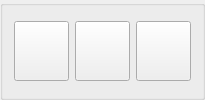
              <widget class="QGroupBox" name="inputGroupBox">
               <property name="styleSheet">
                <string notr="true">#inputGroupBox{
background-color: rgba(48,148,243,0);
border: 0px solid #42adff;
border-left: 0px solid #d9d9d9;
border-right: 0px solid rgba(29, 83, 185, 255);
border-radius:0px;}</string>
               </property>
               <layout class="QHBoxLayout" name="horizontalLayout_14">
                <item>
                 <widget class="PushButton" name="fileButton">
                  <property name="minimumSize">
                   <size>
                    <width>55</width>
                    <height>30</height>
                   </size>
                  </property>
                  <property name="maximumSize">
                   <size>
                    <width>55</width>
                    <height>60</height>
                   </size>
                  </property>
                  <property name="styleSheet">
                   <string notr="true">PushButton, ToolButton, ToggleButton {
    color: black;
    background: rgba(223, 223, 223, 0);
    border: 1px solid rgba(0, 0, 0, 0.073);
    border-bottom: 1px solid rgba(0, 0, 0, 0.183);
    border-radius: 5px;
    /* font: 14px 'Segoe UI', 'Microsoft YaHei';
	text-align: center center;*/
    padding: 2px 0px 8px 12px;
    outline: none;
}

ToolButton {
    padding: 5px 9px 6px 8px;
}

PushButton[hasIcon=false] {
    padding: 5px 12px 6px 12px;
}

PushButton[hasIcon=true] {
    /*padding: 5px 12px 6px 36px;*/
}

DropDownToolButton, PrimaryDropDownToolButton {
    padding: 5px 31px 6px 8px;
}

DropDownPushButton[hasIcon=false],
PrimaryDropDownPushButton[hasIcon=false] {
    padding: 5px 31px 6px 12px;
}

DropDownPushButton[hasIcon=true],
PrimaryDropDownPushButton[hasIcon=true] {
    padding: 5px 31px 6px 36px;
}

PushButton:hover, ToolButton:hover, ToggleButton:hover {
    background: rgba(249, 249, 249, 0.5);
}

PushButton:pressed, ToolButton:pressed, ToggleButton:pressed {
    color: rgba(0, 0, 0, 0.63);
    background: rgba(249, 249, 249, 0.3);
    border-bottom: 1px solid rgba(0, 0, 0, 0.073);
}

PushButton:disabled, ToolButton:disabled, ToggleButton:disabled {
    color: rgba(0, 0, 0, 0.36);
    background: rgba(249, 249, 249, 0.3);
    border: 1px solid rgba(0, 0, 0, 0.06);
    border-bottom: 1px solid rgba(0, 0, 0, 0.06);
}


PrimaryPushButton,
PrimaryToolButton,
ToggleButton:checked {
    color: white;
    background-color: #009faa;
    border: 1px solid #00a7b3;
    border-bottom: 1px solid #007780;
}

PrimaryPushButton:hover,
PrimaryToolButton:hover,
ToggleButton:checked:hover {
    background-color: #00a7b3;
    border: 1px solid #2daab3;
    border-bottom: 1px solid #007780;
}

PrimaryPushButton:pressed,
PrimaryToolButton:pressed,
ToggleButton:checked:pressed {
    color: rgba(255, 255, 255, 0.63);
    background-color: #3eabb3;
    border: 1px solid #3eabb3;
}

PrimaryPushButton:disabled,
PrimaryToolButton:disabled,
ToggleButton:checked:disabled {
    color: rgba(255, 255, 255, 0.9);
    background-color: rgb(205, 205, 205);
    border: 1px solid rgb(205, 205, 205);
}

SplitDropButton,
PrimarySplitDropButton {
    border-left: none;
    border-top-left-radius: 0;
    border-bottom-left-radius: 0;
}

#splitPushButton,
#splitToolButton,
#primarySplitPushButton,
#primarySplitToolButton {
    border-top-right-radius: 0;
    border-bottom-right-radius: 0;
}

#splitPushButton:pressed,
#splitToolButton:pressed,
SplitDropButton:pressed {
    border-bottom: 1px solid rgba(0, 0, 0, 0.183);
}

PrimarySplitDropButton:pressed {
    border-bottom: 1px solid #007780;
}

#primarySplitPushButton, #primarySplitToolButton {
    border-right: 1px solid #3eabb3;
}

#primarySplitPushButton:pressed, #primarySplitToolButton:pressed {
    border-bottom: 1px solid #007780;
}

HyperlinkButton {
    /* font: 14px 'Segoe UI', 'Microsoft YaHei'; */
    padding: 6px 12px 6px 12px;
    color: #009faa;
    border: none;
    border-radius: 6px;
    background-color: transparent;
}

HyperlinkButton:hover {
    background-color: rgba(0, 0, 0, 15);
}

HyperlinkButton:pressed {
    background-color: rgba(0, 0, 0, 7);
}

HyperlinkButton:disabled {
    color: rgba(0, 0, 0, 0.43)
}


RadioButton {
    min-height: 24px;
    max-height: 24px;
    background-color: transparent;
    font: 14px 'Segoe UI', 'Microsoft YaHei';
    color: black;
}

RadioButton::indicator {
    width: 18px;
    height: 18px;
    border-radius: 11px;
    border: 2px solid #999999;
    background-color: rgba(0, 0, 0, 5);
    margin-right: 4px;
}

RadioButton::indicator:hover {
    background-color: rgba(0, 0, 0, 0);
}

RadioButton::indicator:pressed {
    border: 2px solid #bbbbbb;
    background-color: qradialgradient(spread:pad, cx:0.5, cy:0.5, radius:0.5, fx:0.5, fy:0.5,
            stop:0 rgb(255, 255, 255),
            stop:0.5 rgb(255, 255, 255),
            stop:0.6 rgb(225, 224, 223),
            stop:1 rgb(225, 224, 223));
}

RadioButton::indicator:checked {
    height: 22px;
    width: 22px;
    border: none;
    border-radius: 11px;
    background-color: qradialgradient(spread:pad, cx:0.5, cy:0.5, radius:0.5, fx:0.5, fy:0.5,
            stop:0 rgb(255, 255, 255),
            stop:0.5 rgb(255, 255, 255),
            stop:0.6 #009faa,
            stop:1 #009faa);
}

RadioButton::indicator:checked:hover {
    background-color: qradialgradient(spread:pad, cx:0.5, cy:0.5, radius:0.5, fx:0.5, fy:0.5,
            stop:0 rgb(255, 255, 255),
            stop:0.6 rgb(255, 255, 255),
            stop:0.7 #009faa,
            stop:1 #009faa);
}

RadioButton::indicator:checked:pressed {
    background-color: qradialgradient(spread:pad, cx:0.5, cy:0.5, radius:0.5, fx:0.5, fy:0.5,
            stop:0 rgb(255, 255, 255),
            stop:0.5 rgb(255, 255, 255),
            stop:0.6 #009faa,
            stop:1 #009faa);
}

RadioButton:disabled {
    color: rgba(0, 0, 0, 110);
}

RadioButton::indicator:disabled {
    border: 2px solid #bbbbbb;
    background-color: rgba(0, 0, 0, 0);
}

TransparentToolButton {
    background-color: transparent;
    border: none;
    border-radius: 4px;
    margin: 0;
}

TransparentToolButton:hover {
    background-color: rgba(0, 0, 0, 9);
    border: none;
}

TransparentToolButton:pressed {
    background-color: rgba(0, 0, 0, 6);
    border: none;
}

TransparentToolButton:disabled {
    background-color: transparent;
    border: none;
}
</string>
                  </property>
                  <property name="text">
                   <string/>
                  </property>
                  <property name="icon">
                   <iconset resource="../apprcc.qrc">
                    <normaloff>:/img/icon/打开.png</normaloff>:/img/icon/打开.png</iconset>
                  </property>
                  <property name="iconSize">
                   <size>
                    <width>25</width>
                    <height>25</height>
                   </size>
                  </property>
                 </widget>
                </item>
                <item>
                 <widget class="PushButton" name="cameraButton">
                  <property name="minimumSize">
                   <size>
                    <width>55</width>
                    <height>30</height>
                   </size>
                  </property>
                  <property name="maximumSize">
                   <size>
                    <width>55</width>
                    <height>60</height>
                   </size>
                  </property>
                  <property name="styleSheet">
                   <string notr="true">PushButton, ToolButton, ToggleButton {
    color: black;
    background: rgba(223, 223, 223, 0);
    border: 1px solid rgba(0, 0, 0, 0.073);
    border-bottom: 1px solid rgba(0, 0, 0, 0.183);
    border-radius: 5px;
    /* font: 14px 'Segoe UI', 'Microsoft YaHei'; */
    padding: 2px 0px 8px 12px;
    outline: none;
}

ToolButton {
    padding: 5px 9px 6px 8px;
}

PushButton[hasIcon=false] {
    padding: 5px 12px 6px 12px;
}

PushButton[hasIcon=true] {
    /*padding: 5px 12px 6px 36px;*/
}

DropDownToolButton, PrimaryDropDownToolButton {
    padding: 5px 31px 6px 8px;
}

DropDownPushButton[hasIcon=false],
PrimaryDropDownPushButton[hasIcon=false] {
    padding: 5px 31px 6px 12px;
}

DropDownPushButton[hasIcon=true],
PrimaryDropDownPushButton[hasIcon=true] {
    padding: 5px 31px 6px 36px;
}

PushButton:hover, ToolButton:hover, ToggleButton:hover {
    background: rgba(249, 249, 249, 0.5);
}

PushButton:pressed, ToolButton:pressed, ToggleButton:pressed {
    color: rgba(0, 0, 0, 0.63);
    background: rgba(249, 249, 249, 0.3);
    border-bottom: 1px solid rgba(0, 0, 0, 0.073);
}

PushButton:disabled, ToolButton:disabled, ToggleButton:disabled {
    color: rgba(0, 0, 0, 0.36);
    background: rgba(249, 249, 249, 0.3);
    border: 1px solid rgba(0, 0, 0, 0.06);
    border-bottom: 1px solid rgba(0, 0, 0, 0.06);
}


PrimaryPushButton,
PrimaryToolButton,
ToggleButton:checked {
    color: white;
    background-color: #009faa;
    border: 1px solid #00a7b3;
    border-bottom: 1px solid #007780;
}

PrimaryPushButton:hover,
PrimaryToolButton:hover,
ToggleButton:checked:hover {
    background-color: #00a7b3;
    border: 1px solid #2daab3;
    border-bottom: 1px solid #007780;
}

PrimaryPushButton:pressed,
PrimaryToolButton:pressed,
ToggleButton:checked:pressed {
    color: rgba(255, 255, 255, 0.63);
    background-color: #3eabb3;
    border: 1px solid #3eabb3;
}

PrimaryPushButton:disabled,
PrimaryToolButton:disabled,
ToggleButton:checked:disabled {
    color: rgba(255, 255, 255, 0.9);
    background-color: rgb(205, 205, 205);
    border: 1px solid rgb(205, 205, 205);
}

SplitDropButton,
PrimarySplitDropButton {
    border-left: none;
    border-top-left-radius: 0;
    border-bottom-left-radius: 0;
}

#splitPushButton,
#splitToolButton,
#primarySplitPushButton,
#primarySplitToolButton {
    border-top-right-radius: 0;
    border-bottom-right-radius: 0;
}

#splitPushButton:pressed,
#splitToolButton:pressed,
SplitDropButton:pressed {
    border-bottom: 1px solid rgba(0, 0, 0, 0.183);
}

PrimarySplitDropButton:pressed {
    border-bottom: 1px solid #007780;
}

#primarySplitPushButton, #primarySplitToolButton {
    border-right: 1px solid #3eabb3;
}

#primarySplitPushButton:pressed, #primarySplitToolButton:pressed {
    border-bottom: 1px solid #007780;
}

HyperlinkButton {
    /* font: 14px 'Segoe UI', 'Microsoft YaHei'; */
    padding: 6px 12px 6px 12px;
    color: #009faa;
    border: none;
    border-radius: 6px;
    background-color: transparent;
}

HyperlinkButton:hover {
    background-color: rgba(0, 0, 0, 15);
}

HyperlinkButton:pressed {
    background-color: rgba(0, 0, 0, 7);
}

HyperlinkButton:disabled {
    color: rgba(0, 0, 0, 0.43)
}


RadioButton {
    min-height: 24px;
    max-height: 24px;
    background-color: transparent;
    font: 14px 'Segoe UI', 'Microsoft YaHei';
    color: black;
}

RadioButton::indicator {
    width: 18px;
    height: 18px;
    border-radius: 11px;
    border: 2px solid #999999;
    background-color: rgba(0, 0, 0, 5);
    margin-right: 4px;
}

RadioButton::indicator:hover {
    background-color: rgba(0, 0, 0, 0);
}

RadioButton::indicator:pressed {
    border: 2px solid #bbbbbb;
    background-color: qradialgradient(spread:pad, cx:0.5, cy:0.5, radius:0.5, fx:0.5, fy:0.5,
            stop:0 rgb(255, 255, 255),
            stop:0.5 rgb(255, 255, 255),
            stop:0.6 rgb(225, 224, 223),
            stop:1 rgb(225, 224, 223));
}

RadioButton::indicator:checked {
    height: 22px;
    width: 22px;
    border: none;
    border-radius: 11px;
    background-color: qradialgradient(spread:pad, cx:0.5, cy:0.5, radius:0.5, fx:0.5, fy:0.5,
            stop:0 rgb(255, 255, 255),
            stop:0.5 rgb(255, 255, 255),
            stop:0.6 #009faa,
            stop:1 #009faa);
}

RadioButton::indicator:checked:hover {
    background-color: qradialgradient(spread:pad, cx:0.5, cy:0.5, radius:0.5, fx:0.5, fy:0.5,
            stop:0 rgb(255, 255, 255),
            stop:0.6 rgb(255, 255, 255),
            stop:0.7 #009faa,
            stop:1 #009faa);
}

RadioButton::indicator:checked:pressed {
    background-color: qradialgradient(spread:pad, cx:0.5, cy:0.5, radius:0.5, fx:0.5, fy:0.5,
            stop:0 rgb(255, 255, 255),
            stop:0.5 rgb(255, 255, 255),
            stop:0.6 #009faa,
            stop:1 #009faa);
}

RadioButton:disabled {
    color: rgba(0, 0, 0, 110);
}

RadioButton::indicator:disabled {
    border: 2px solid #bbbbbb;
    background-color: rgba(0, 0, 0, 0);
}

TransparentToolButton {
    background-color: transparent;
    border: none;
    border-radius: 4px;
    margin: 0;
}

TransparentToolButton:hover {
    background-color: rgba(0, 0, 0, 9);
    border: none;
}

TransparentToolButton:pressed {
    background-color: rgba(0, 0, 0, 6);
    border: none;
}

TransparentToolButton:disabled {
    background-color: transparent;
    border: none;
}
</string>
                  </property>
                  <property name="text">
                   <string/>
                  </property>
                  <property name="icon">
                   <iconset resource="../apprcc.qrc">
                    <normaloff>:/img/icon/摄像头开.png</normaloff>:/img/icon/摄像头开.png</iconset>
                  </property>
                  <property name="iconSize">
                   <size>
                    <width>25</width>
                    <height>25</height>
                   </size>
                  </property>
                 </widget>
                </item>
                <item>
                 <widget class="PushButton" name="vedioButton">
                  <property name="minimumSize">
                   <size>
                    <width>55</width>
                    <height>30</height>
                   </size>
                  </property>
                  <property name="maximumSize">
                   <size>
                    <width>55</width>
                    <height>60</height>
                   </size>
                  </property>
                  <property name="styleSheet">
                   <string notr="true">PushButton, ToolButton, ToggleButton {
    color: black;
    background: rgba(223, 223, 223, 0);
    border: 1px solid rgba(0, 0, 0, 0.073);
    border-bottom: 1px solid rgba(0, 0, 0, 0.183);
    border-radius: 5px;
    /* font: 14px 'Segoe UI', 'Microsoft YaHei'; */
    padding: 2px 2px 8px 12px;
    outline: none;
}

ToolButton {
    padding: 5px 9px 6px 8px;
}

PushButton[hasIcon=false] {
    padding: 5px 12px 6px 12px;
}

PushButton[hasIcon=true] {
    /*padding: 5px 12px 6px 36px;*/
}

DropDownToolButton, PrimaryDropDownToolButton {
    padding: 5px 31px 6px 8px;
}

DropDownPushButton[hasIcon=false],
PrimaryDropDownPushButton[hasIcon=false] {
    padding: 5px 31px 6px 12px;
}

DropDownPushButton[hasIcon=true],
PrimaryDropDownPushButton[hasIcon=true] {
    padding: 5px 31px 6px 36px;
}

PushButton:hover, ToolButton:hover, ToggleButton:hover {
    background: rgba(249, 249, 249, 0.5);
}

PushButton:pressed, ToolButton:pressed, ToggleButton:pressed {
    color: rgba(0, 0, 0, 0.63);
    background: rgba(249, 249, 249, 0.3);
    border-bottom: 1px solid rgba(0, 0, 0, 0.073);
}

PushButton:disabled, ToolButton:disabled, ToggleButton:disabled {
    color: rgba(0, 0, 0, 0.36);
    background: rgba(249, 249, 249, 0.3);
    border: 1px solid rgba(0, 0, 0, 0.06);
    border-bottom: 1px solid rgba(0, 0, 0, 0.06);
}


PrimaryPushButton,
PrimaryToolButton,
ToggleButton:checked {
    color: white;
    background-color: #009faa;
    border: 1px solid #00a7b3;
    border-bottom: 1px solid #007780;
}

PrimaryPushButton:hover,
PrimaryToolButton:hover,
ToggleButton:checked:hover {
    background-color: #00a7b3;
    border: 1px solid #2daab3;
    border-bottom: 1px solid #007780;
}

PrimaryPushButton:pressed,
PrimaryToolButton:pressed,
ToggleButton:checked:pressed {
    color: rgba(255, 255, 255, 0.63);
    background-color: #3eabb3;
    border: 1px solid #3eabb3;
}

PrimaryPushButton:disabled,
PrimaryToolButton:disabled,
ToggleButton:checked:disabled {
    color: rgba(255, 255, 255, 0.9);
    background-color: rgb(205, 205, 205);
    border: 1px solid rgb(205, 205, 205);
}

SplitDropButton,
PrimarySplitDropButton {
    border-left: none;
    border-top-left-radius: 0;
    border-bottom-left-radius: 0;
}

#splitPushButton,
#splitToolButton,
#primarySplitPushButton,
#primarySplitToolButton {
    border-top-right-radius: 0;
    border-bottom-right-radius: 0;
}

#splitPushButton:pressed,
#splitToolButton:pressed,
SplitDropButton:pressed {
    border-bottom: 1px solid rgba(0, 0, 0, 0.183);
}

PrimarySplitDropButton:pressed {
    border-bottom: 1px solid #007780;
}

#primarySplitPushButton, #primarySplitToolButton {
    border-right: 1px solid #3eabb3;
}

#primarySplitPushButton:pressed, #primarySplitToolButton:pressed {
    border-bottom: 1px solid #007780;
}

HyperlinkButton {
    /* font: 14px 'Segoe UI', 'Microsoft YaHei'; */
    padding: 6px 12px 6px 12px;
    color: #009faa;
    border: none;
    border-radius: 6px;
    background-color: transparent;
}

HyperlinkButton:hover {
    background-color: rgba(0, 0, 0, 15);
}

HyperlinkButton:pressed {
    background-color: rgba(0, 0, 0, 7);
}

HyperlinkButton:disabled {
    color: rgba(0, 0, 0, 0.43)
}


RadioButton {
    min-height: 24px;
    max-height: 24px;
    background-color: transparent;
    font: 14px 'Segoe UI', 'Microsoft YaHei';
    color: black;
}

RadioButton::indicator {
    width: 18px;
    height: 18px;
    border-radius: 11px;
    border: 2px solid #999999;
    background-color: rgba(0, 0, 0, 5);
    margin-right: 4px;
}

RadioButton::indicator:hover {
    background-color: rgba(0, 0, 0, 0);
}

RadioButton::indicator:pressed {
    border: 2px solid #bbbbbb;
    background-color: qradialgradient(spread:pad, cx:0.5, cy:0.5, radius:0.5, fx:0.5, fy:0.5,
            stop:0 rgb(255, 255, 255),
            stop:0.5 rgb(255, 255, 255),
            stop:0.6 rgb(225, 224, 223),
            stop:1 rgb(225, 224, 223));
}

RadioButton::indicator:checked {
    height: 22px;
    width: 22px;
    border: none;
    border-radius: 11px;
    background-color: qradialgradient(spread:pad, cx:0.5, cy:0.5, radius:0.5, fx:0.5, fy:0.5,
            stop:0 rgb(255, 255, 255),
            stop:0.5 rgb(255, 255, 255),
            stop:0.6 #009faa,
            stop:1 #009faa);
}

RadioButton::indicator:checked:hover {
    background-color: qradialgradient(spread:pad, cx:0.5, cy:0.5, radius:0.5, fx:0.5, fy:0.5,
            stop:0 rgb(255, 255, 255),
            stop:0.6 rgb(255, 255, 255),
            stop:0.7 #009faa,
            stop:1 #009faa);
}

RadioButton::indicator:checked:pressed {
    background-color: qradialgradient(spread:pad, cx:0.5, cy:0.5, radius:0.5, fx:0.5, fy:0.5,
            stop:0 rgb(255, 255, 255),
            stop:0.5 rgb(255, 255, 255),
            stop:0.6 #009faa,
            stop:1 #009faa);
}

RadioButton:disabled {
    color: rgba(0, 0, 0, 110);
}

RadioButton::indicator:disabled {
    border: 2px solid #bbbbbb;
    background-color: rgba(0, 0, 0, 0);
}

TransparentToolButton {
    background-color: transparent;
    border: none;
    border-radius: 4px;
    margin: 0;
}

TransparentToolButton:hover {
    background-color: rgba(0, 0, 0, 9);
    border: none;
}

TransparentToolButton:pressed {
    background-color: rgba(0, 0, 0, 6);
    border: none;
}

TransparentToolButton:disabled {
    background-color: transparent;
    border: none;
}
</string>
                  </property>
                  <property name="text">
                   <string/>
                  </property>
                  <property name="icon">
                   <iconset resource="../apprcc.qrc">
                    <normaloff>:/img/icon/实时视频流解析.png</normaloff>:/img/icon/实时视频流解析.png</iconset>
                  </property>
                  <property name="iconSize">
                   <size>
                    <width>25</width>
                    <height>25</height>
                   </size>
                  </property>
                 </widget>
                </item>
               </layout>
              </widget>
